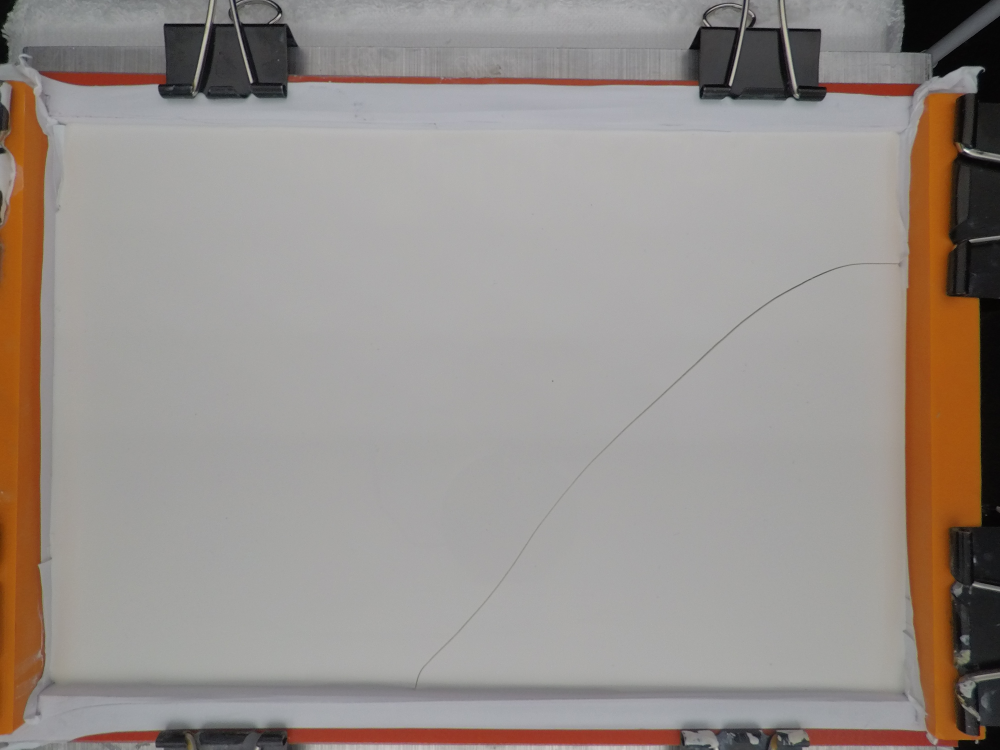
#> input picture code/Trial33.JPG, 4000 x 3000 px, found by its file name (shown at 1/4 size)
$ python final.py
#> lines starting #> are read from the running program, lines starting #| are printed output that depends on the picture
#Test File

import scipy.ndimage.morphology as m
import cv2
import numpy as np
from skimage import img_as_float
from skimage import io, color, morphology
from skimage import io, morphology, img_as_bool, segmentation
from scipy import ndimage as ndi
import matplotlib.pyplot as plt

# [26 lines left out: functions thinning2, binary, not called in this run]

def enlarge(fileName):
    img = cv2.imread(fileName)
    cv2.imwrite("file3.jpg", cv2.resize(img, (a,b)))

# [184 lines left out: functions dilate, erode, complete, opening, closing, getLength and 1 more, not called in this run]

#############################################MAIN###################################
img = cv2.imread('Trial33.jpg')
#> img is the input picture: shape (3000, 4000, 3); mean B, G, R 139.8, 144.8, 152.5
height, width, channels = img.shape
#> height = 3000; width = 4000; channels = 3
a = 900 #width
b = 700 #height
cv2.imwrite("file2.jpg", cv2.resize(img, (a,b)))
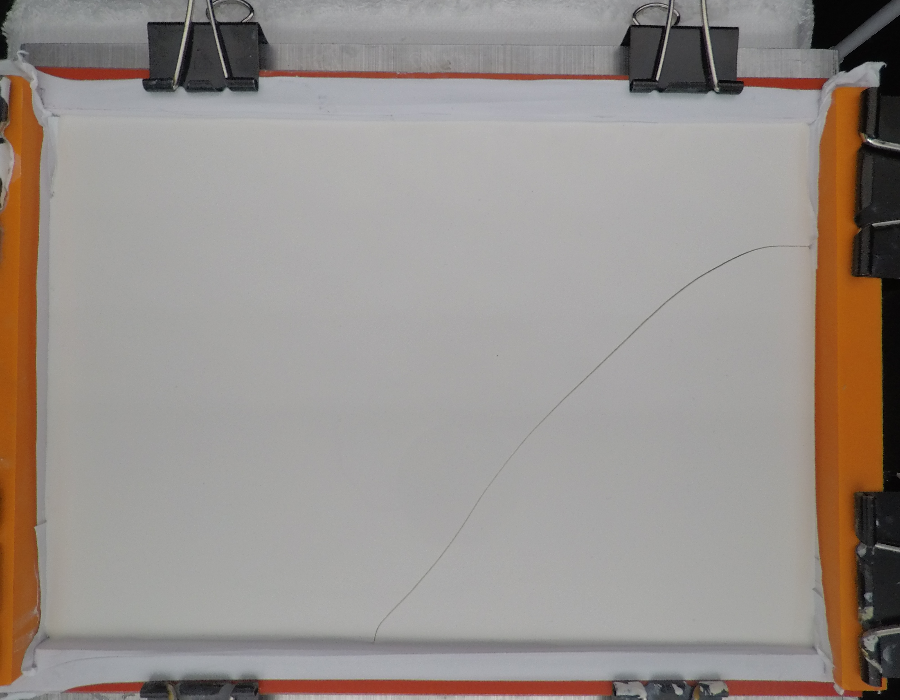
#> saved as file2.jpg: shape (700, 900, 3); mean B, G, R 139.8, 144.7, 152.4
filename = 'file2.jpg'
selection = False
roi = []

# [14 lines left out: function roi_selection, not called in this run]

image_read_path=filename
window_name='Input Image'
window_crop_name='Cropped Image'
esc_keycode=27
wait_time=1
input_img = cv2.imread(image_read_path,cv2.IMREAD_UNCHANGED)

if input_img is not None:
        clone = input_img.copy()
        cv2.namedWindow(window_name,cv2.WINDOW_AUTOSIZE)
        cv2.setMouseCallback(window_name, roi_selection)

        while True:
                cv2.imshow(window_name,input_img)

                if len(roi) == 4:
                        input_img = clone.copy()
                        roi = [0 if i < 0 else i for i in roi]
                        cv2.rectangle(input_img, (roi[0],roi[1]), (roi[2],roi[3]), (0, 255, 0), 2)
                        if roi[0] > roi[2]:
                                x1 = roi[2]
                                x2 = roi[0]
                        else:
                                x1 = roi[0]
                                x2 = roi[2]
                        if roi[1] > roi[3]:
                                y1 = roi[3]
                                y2 = roi[1]
                        else:
                                y1 = roi[1]
                                y2 = roi[3]

                        crop_img = clone[y1 : y2 , x1 : x2]
                        if len(crop_img):
                                cv2.namedWindow(window_crop_name,cv2.WINDOW_AUTOSIZE)
                                cv2.imshow(window_crop_name,crop_img)

                k = cv2.waitKey(wait_time)
#> (key Esc is pressed here)
                if k == esc_keycode:
#> (the run stopped early here; a loop or call above may not have finished)

$ run again, with code/Trial1.JPG copied over code/Trial33.JPG
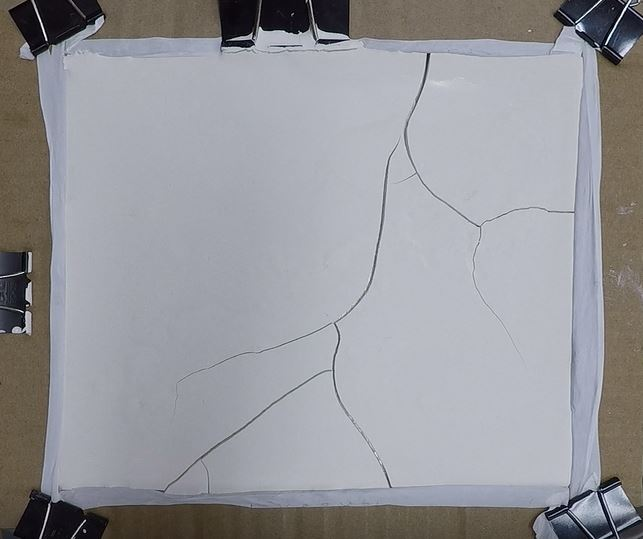
#> input picture code/Trial1.JPG, 643 x 539 px, found by its file name
#> img is the input picture: shape (539, 643, 3); mean B, G, R 155, 150.6, 150.1
#> `cv2.imwrite("file2.jpg", cv2.resize(img, (a,b)))`:
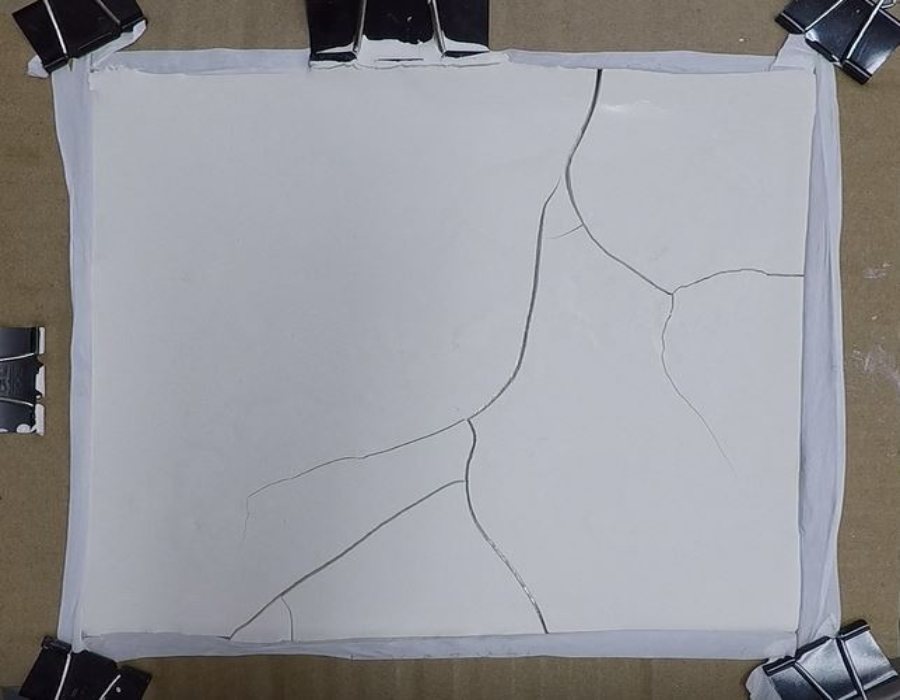
#> saved as file2.jpg: shape (700, 900, 3); mean B, G, R 154.9, 150.5, 150

$ run again, with code/Trial17.JPG copied over code/Trial33.JPG
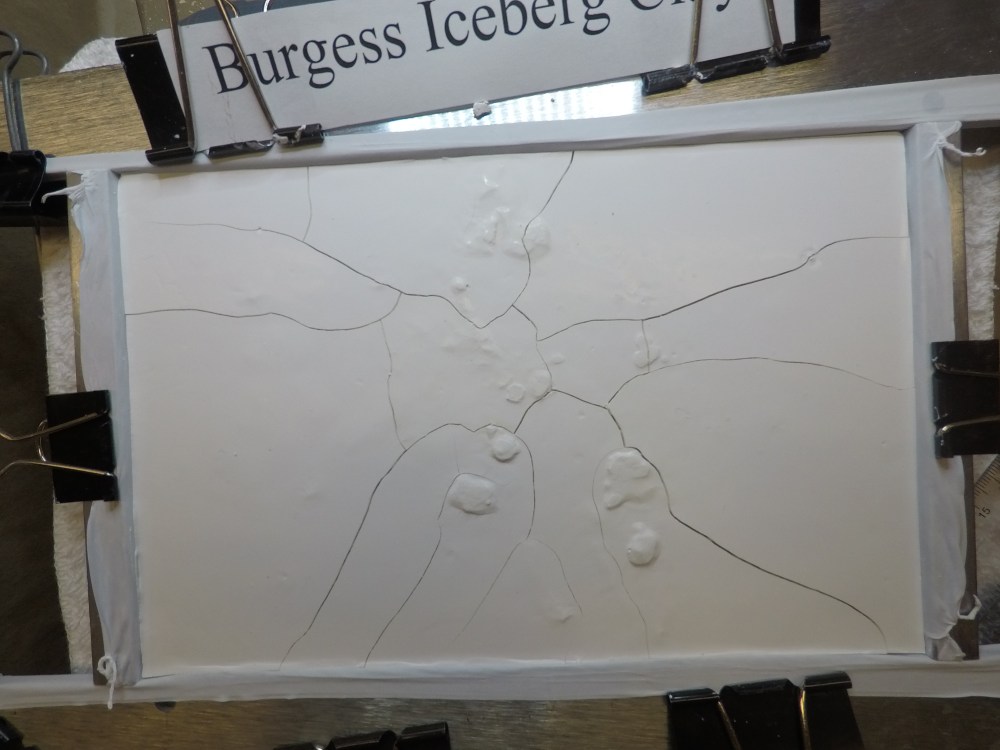
#> input picture code/Trial17.JPG, 4000 x 3000 px, found by its file name (shown at 1/4 size)
#> img is the input picture: shape (3000, 4000, 3); mean B, G, R 127.8, 130.3, 131.2
#> `cv2.imwrite("file2.jpg", cv2.resize(img, (a,b)))`:
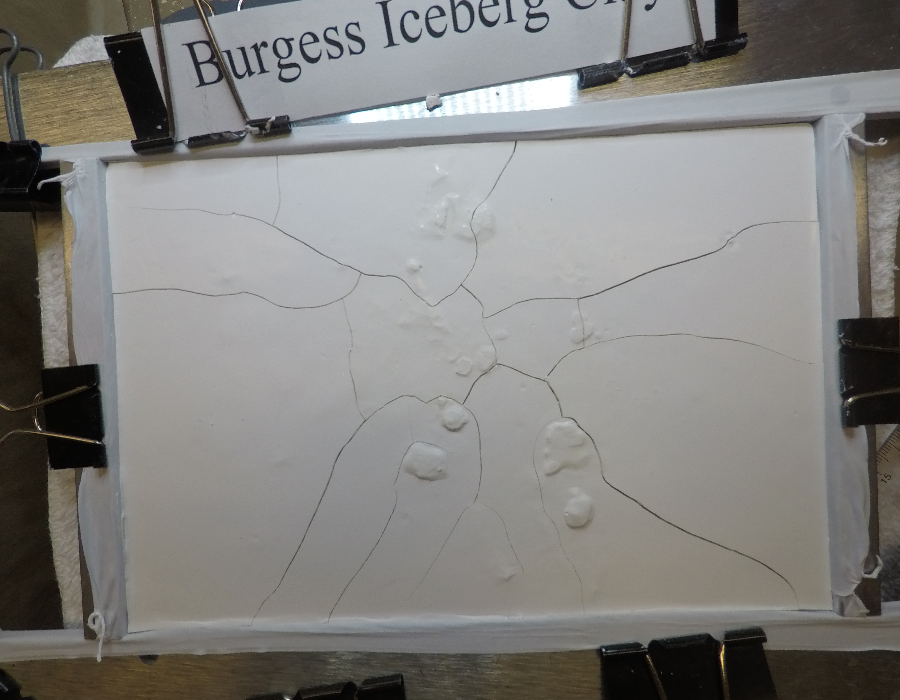
#> saved as file2.jpg: shape (700, 900, 3); mean B, G, R 127.7, 130.2, 131.1

$ run again, with code/Trial21.JPG copied over code/Trial33.JPG
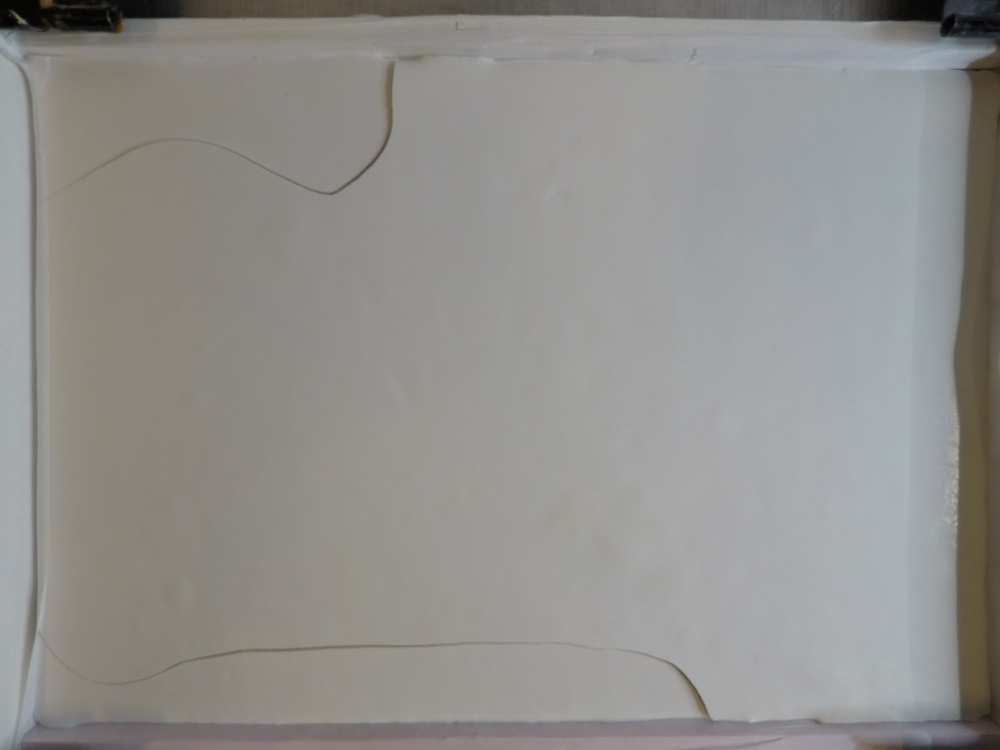
#> input picture code/Trial21.JPG, 4000 x 3000 px, found by its file name (shown at 1/4 size)
#> img is the input picture: shape (3000, 4000, 3); mean B, G, R 141.3, 144.2, 145.3
#> `cv2.imwrite("file2.jpg", cv2.resize(img, (a,b)))`:
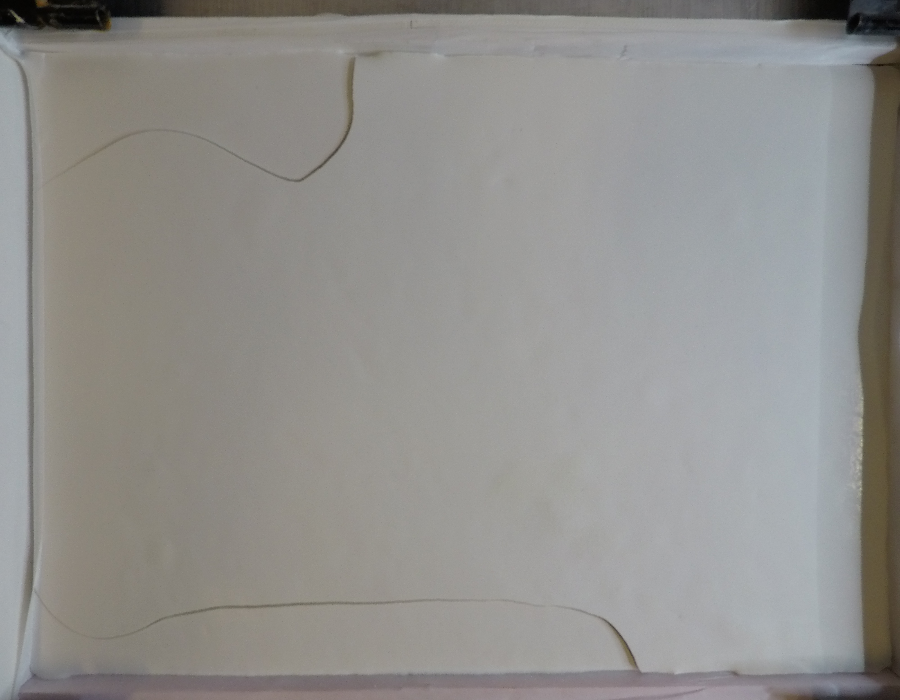
#> saved as file2.jpg: shape (700, 900, 3); mean B, G, R 141.2, 144.1, 145.2
